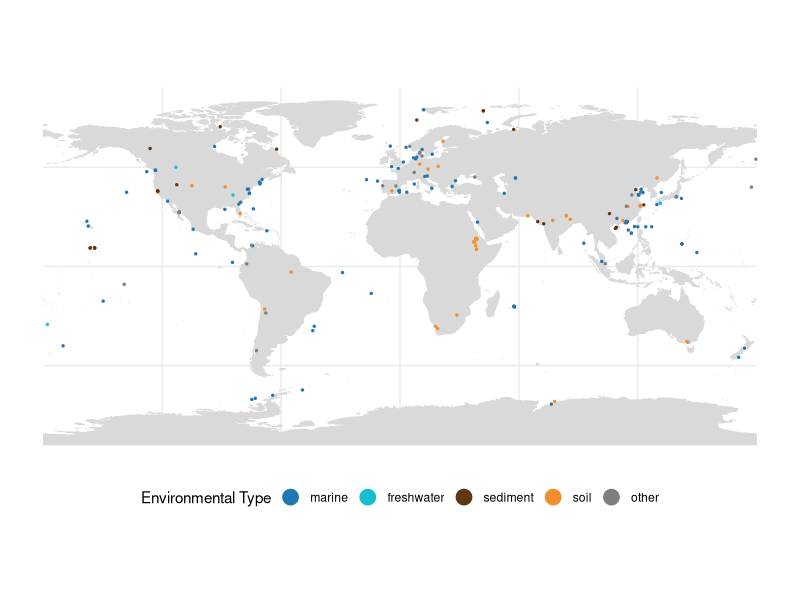

Source code (R):
# This script makes a map of the lat long coordinates of the NCBI metadata with the most common environmental source for each lat long point


# Load required libraries ----
library(here)
library(tidyverse)
library(rnaturalearthdata)
library(rnaturalearth)

# Define a function to return the mode value from a vector of values ------
get_mode <- function(x) {
    ux <- unique(x)
    ux[which.max(tabulate(match(x, ux)))]
}

# Load the metadata file -----
dat <- read_csv(here("data", "intermediate", "ncbi_metadata_clean.csv"),
                     show_col_types = FALSE)

## FILTER DAT dataframe to only those that have homi genes here!!!!!!-----


# Summarize by unique lat and lon, grabbing the most common environmental source for each
dat_plot2 <- dat %>%
    filter(isolation_source_mapped == "environmental") %>% # Only keep environmental sources
    group_by(lat, lon) %>%
    summarise(
        n = n(),
        # TODO Change this to mode of environmental source or prepare for pie graphs
        environmental_source_mapped = get_mode(environmental_source_mapped)
    ) %>%
    ungroup() %>%
    # Make environmental_source_mapped factor
    mutate(environmental_source_mapped = factor(
        environmental_source_mapped,
        levels = 
            c(
            "marine", "freshwater", "sediment", "soil", "other"
        )))

# Plot the lat long on a map!
world <- ne_countries(scale = "medium", returnclass = "sf")

ncbi_map <- ggplot(data = world) +
    geom_sf(fill = "grey85", color = "grey85") +
    coord_sf() + 
    geom_point(
        data = dat_plot2, aes(x = lon, y = lat, color = environmental_source_mapped), size = 0.5
    ) +
    labs(
        color = "Environmental Type", # Add legend label
        x = "Longitude",
        y = "Latitude"
    ) +
    guides(color = guide_legend(override.aes = list(size = 5)))+
    scale_color_manual(values = c("#1F77B4", "#17BECF", "#613613", "#F28E2B", "grey50")) +
    theme_bw() +
    theme(
        panel.border = element_blank(),
        legend.position = "bottom",
        axis.title = element_blank(),
        axis.text = element_text(size = 7)
    )
ncbi_map
